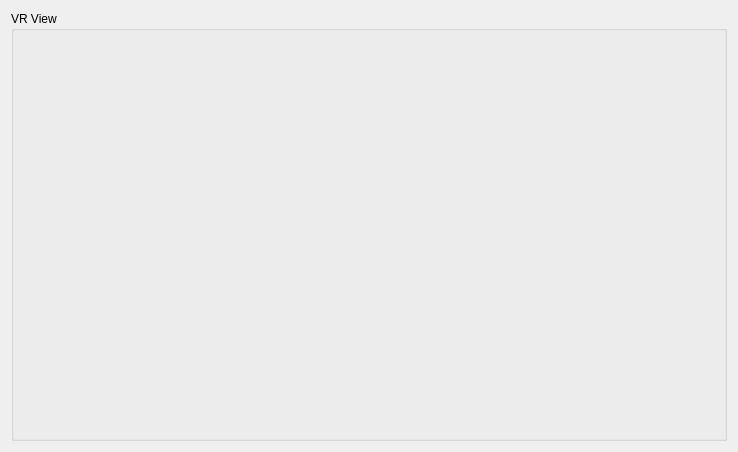
<?xml version="1.0" encoding="UTF-8"?>
<ui version="4.0">
 <class>EditorWindow</class>
 <widget class="QWidget" name="EditorWindow">
  <property name="geometry">
   <rect>
    <x>0</x>
    <y>0</y>
    <width>738</width>
    <height>452</height>
   </rect>
  </property>
  <property name="windowTitle">
   <string>NeuronAnnoVR</string>
  </property>
  <layout class="QHBoxLayout" name="horizontalLayout">
   <item>
    <widget class="QGroupBox" name="groupBoxVRView">
     <property name="title">
      <string>VR View</string>
     </property>
     <layout class="QHBoxLayout" name="horizontalLayout_2"/>
    </widget>
   </item>
  </layout>
 </widget>
 <resources/>
 <connections/>
</ui>
